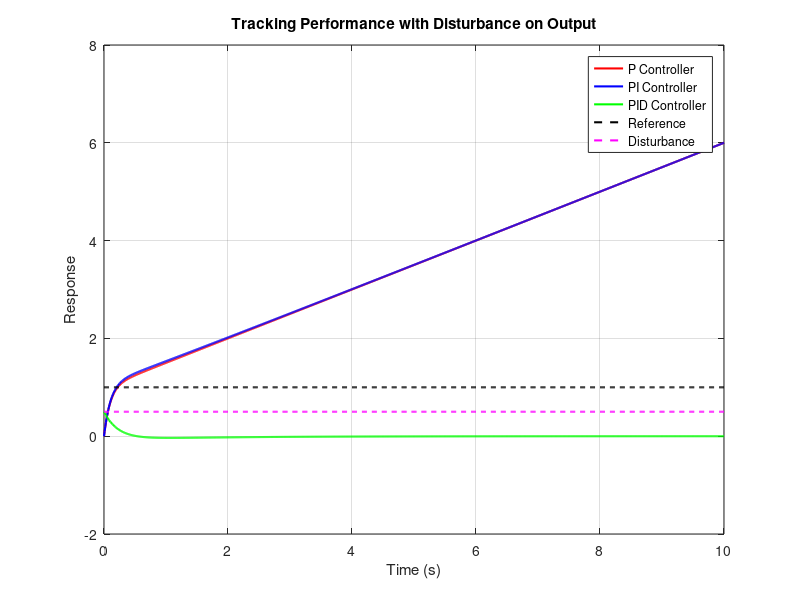

This chart was generated by the following MATLAB code:
% Mass of the system
m = 1;

% Transfer function of the plant: G(s) = 1/(m*s)
s = tf('s');
G = 1/(m * s);

% Define the disturbance transfer function (G_d(s))
% Here we assume the disturbance affects the output directly, so G_d(s) = G(s)
G_d = G;

% Define time vector for simulation
t = 0:0.01:10;

% Define reference trajectory (e.g., a step input)
r = ones(size(t));  % Step reference input

% Define disturbance (e.g., a step disturbance)
disturbance = 0.5 * ones(size(t));  % A constant disturbance of 0.5

%% 1. P Controller
Kp = 10;  % Proportional gain (tune this value)
C_P = Kp;  % P controller transfer function

% Closed-loop transfer function with P controller (feedback for reference input)
T_P = feedback(C_P * G, 1);

% Response to reference input and disturbance (open-loop disturbance path)
y_P = lsim(T_P, r, t) + lsim(G_d, disturbance, t);

%% 2. PI Controller
Kp = 10;  % Proportional gain (tune this value)
Ki = 5;   % Integral gain (tune this value)
C_PI = Kp + Ki/s;  % PI controller transfer function

% Closed-loop transfer function with PI controller (feedback for reference input)
T_PI = feedback(C_PI * G, 1);

% Response to reference input and disturbance
y_PI = lsim(T_PI, r, t) + lsim(G_d, disturbance, t);

%% 3. PID Controller
Kp = 10;  % Proportional gain (tune this value)
Ki = 5;   % Integral gain (tune this value)
Kd = 1;   % Derivative gain (tune this value)
C_PID = Kp + Ki/s + Kd*s;  % PID controller transfer function

% Closed-loop transfer function with PID controller (feedback for reference input)
T_PID = feedback(C_PID * G, 1);

% Response to reference input and disturbance
y_PID = lsim(1/(1 + C_PID * G), r, t);

%% Plot the Results
figure;
plot(t, y_P, 'r', 'LineWidth', 1.5); hold on;
plot(t, y_PI, 'b', 'LineWidth', 1.5);
plot(t, y_PID, 'g', 'LineWidth', 1.5);
plot(t, r, 'k--', 'LineWidth', 1.5);  % Reference signal
plot(t, disturbance, 'm--', 'LineWidth', 1.5);  % Disturbance signal

xlabel('Time (s)');
ylabel('Response');
legend('P Controller', 'PI Controller', 'PID Controller', 'Reference', 'Disturbance');
title('Tracking Performance with Disturbance on Output');
grid on;
